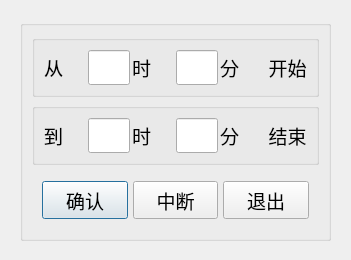
<?xml version="1.0" encoding="UTF-8"?>
<ui version="4.0">
 <class>Dialog_advance</class>
 <widget class="QDialog" name="Dialog_advance">
  <property name="geometry">
   <rect>
    <x>0</x>
    <y>0</y>
    <width>351</width>
    <height>260</height>
   </rect>
  </property>
  <property name="font">
   <font>
    <family>微软雅黑</family>
    <pointsize>14</pointsize>
   </font>
  </property>
  <property name="windowTitle">
   <string>预约开启</string>
  </property>
  <widget class="QGroupBox" name="groupBox_3">
   <property name="geometry">
    <rect>
     <x>20</x>
     <y>20</y>
     <width>311</width>
     <height>221</height>
    </rect>
   </property>
   <property name="title">
    <string/>
   </property>
   <layout class="QVBoxLayout" name="verticalLayout">
    <item>
     <widget class="QGroupBox" name="groupBox">
      <property name="title">
       <string/>
      </property>
      <layout class="QHBoxLayout" name="horizontalLayout" stretch="0,0,0,0,0">
       <property name="spacing">
        <number>2</number>
       </property>
       <item>
        <widget class="QLabel" name="label">
         <property name="text">
          <string>从</string>
         </property>
        </widget>
       </item>
       <item>
        <widget class="QLineEdit" name="hour1">
         <property name="sizePolicy">
          <sizepolicy hsizetype="Ignored" vsizetype="Fixed">
           <horstretch>0</horstretch>
           <verstretch>0</verstretch>
          </sizepolicy>
         </property>
        </widget>
       </item>
       <item>
        <widget class="QLabel" name="label_2">
         <property name="text">
          <string>时</string>
         </property>
        </widget>
       </item>
       <item>
        <widget class="QLineEdit" name="minute1">
         <property name="sizePolicy">
          <sizepolicy hsizetype="Ignored" vsizetype="Fixed">
           <horstretch>0</horstretch>
           <verstretch>0</verstretch>
          </sizepolicy>
         </property>
        </widget>
       </item>
       <item>
        <widget class="QLabel" name="label_3">
         <property name="text">
          <string>分      开始</string>
         </property>
        </widget>
       </item>
      </layout>
     </widget>
    </item>
    <item>
     <widget class="QGroupBox" name="groupBox_2">
      <property name="title">
       <string/>
      </property>
      <layout class="QHBoxLayout" name="horizontalLayout_2" stretch="0,0,0,0,0">
       <property name="spacing">
        <number>2</number>
       </property>
       <item>
        <widget class="QLabel" name="label_4">
         <property name="text">
          <string>到</string>
         </property>
        </widget>
       </item>
       <item>
        <widget class="QLineEdit" name="hour2">
         <property name="sizePolicy">
          <sizepolicy hsizetype="Ignored" vsizetype="Fixed">
           <horstretch>0</horstretch>
           <verstretch>0</verstretch>
          </sizepolicy>
         </property>
        </widget>
       </item>
       <item>
        <widget class="QLabel" name="label_5">
         <property name="text">
          <string>时</string>
         </property>
        </widget>
       </item>
       <item>
        <widget class="QLineEdit" name="minute2">
         <property name="sizePolicy">
          <sizepolicy hsizetype="Ignored" vsizetype="Fixed">
           <horstretch>0</horstretch>
           <verstretch>0</verstretch>
          </sizepolicy>
         </property>
        </widget>
       </item>
       <item>
        <widget class="QLabel" name="label_6">
         <property name="text">
          <string>分      结束</string>
         </property>
        </widget>
       </item>
      </layout>
     </widget>
    </item>
    <item>
     <layout class="QHBoxLayout" name="horizontalLayout_3">
      <property name="spacing">
       <number>5</number>
      </property>
      <property name="leftMargin">
       <number>10</number>
      </property>
      <property name="topMargin">
       <number>10</number>
      </property>
      <property name="rightMargin">
       <number>10</number>
      </property>
      <property name="bottomMargin">
       <number>10</number>
      </property>
      <item>
       <widget class="QPushButton" name="startButton">
        <property name="sizePolicy">
         <sizepolicy hsizetype="Minimum" vsizetype="Minimum">
          <horstretch>0</horstretch>
          <verstretch>0</verstretch>
         </sizepolicy>
        </property>
        <property name="text">
         <string>确认</string>
        </property>
       </widget>
      </item>
      <item>
       <widget class="QPushButton" name="endButton">
        <property name="sizePolicy">
         <sizepolicy hsizetype="Minimum" vsizetype="Minimum">
          <horstretch>0</horstretch>
          <verstretch>0</verstretch>
         </sizepolicy>
        </property>
        <property name="text">
         <string>中断</string>
        </property>
        <property name="autoDefault">
         <bool>false</bool>
        </property>
       </widget>
      </item>
      <item>
       <widget class="QPushButton" name="exitButton">
        <property name="sizePolicy">
         <sizepolicy hsizetype="Minimum" vsizetype="Minimum">
          <horstretch>0</horstretch>
          <verstretch>0</verstretch>
         </sizepolicy>
        </property>
        <property name="text">
         <string>退出</string>
        </property>
        <property name="autoDefault">
         <bool>false</bool>
        </property>
       </widget>
      </item>
     </layout>
    </item>
   </layout>
  </widget>
 </widget>
 <resources/>
 <connections/>
</ui>
